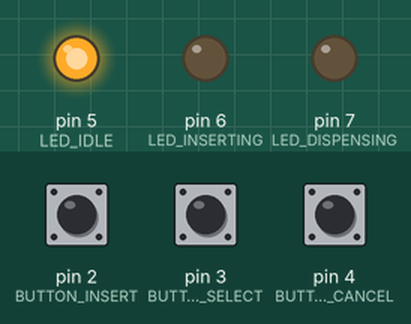
Recording of a sketch running on a simulated Arduino Uno, built with avr-gcc and run on an emulated ATmega328P. On the bench: output pins drawn as LEDs (lit = HIGH). Dashed ring = blinking. The inputs (shaded band) are chosen by the test bench; at power-on: pin 2 (BUTTON_INSERT) LOW, pin 3 (BUTTON_SELECT) LOW, pin 4 (BUTTON_CANCEL) LOW. What the sketch prints to the serial monitor is not drawn.

Above: at 1.4 s.
1.5 s: pin 2 (BUTTON_INSERT) pulled HIGH for 0.15 s
At 2.5 s:
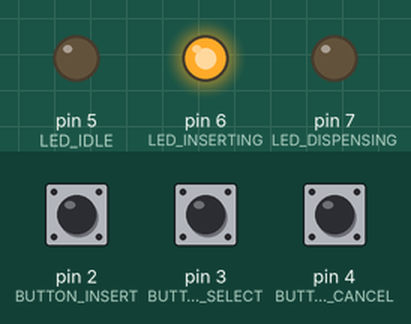
3.1 s: pin 3 (BUTTON_SELECT) pulled HIGH for 0.15 s
At 4.1 s:
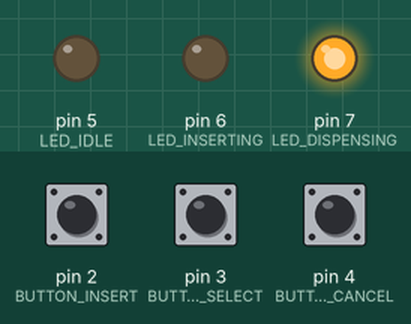
6.2 s: pin 2 (BUTTON_INSERT) pulled HIGH for 1 s
At 7.3 s:
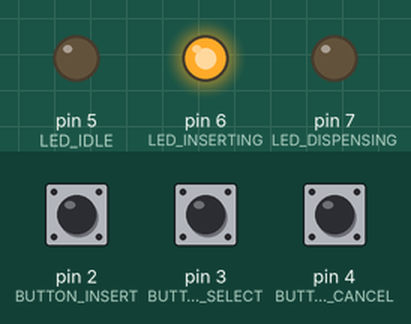
8.7 s: pin 4 (BUTTON_CANCEL) pulled HIGH for 0.15 s
At 9.9 s:
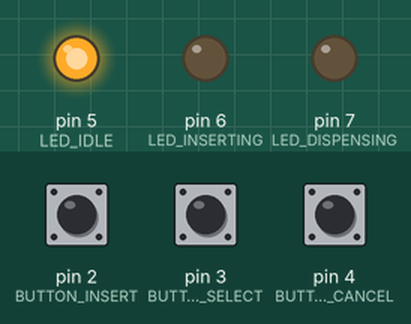
10.3 s: pin 2 (BUTTON_INSERT) pulled HIGH for 3.2 s
At 11.7 s:
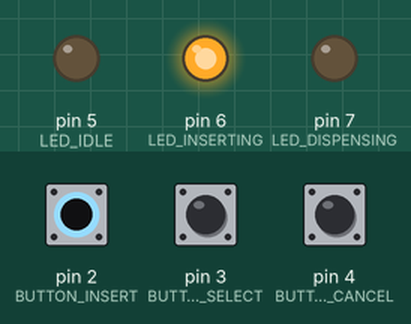
15.0 s: pin 2 (BUTTON_INSERT) driven HIGH and pin 4 (BUTTON_CANCEL) driven HIGH
At 16.1 s:
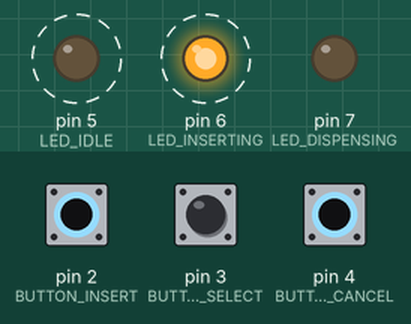
Timing chart, 0 to 19.0 s (numbered marks = the images above; inputs shaded):
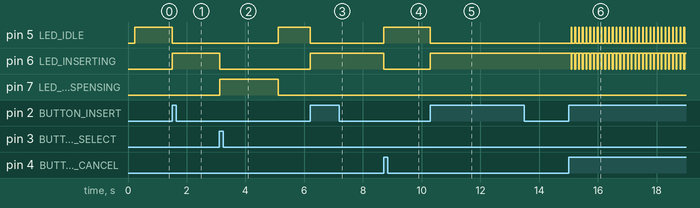

The sketch:

q18.ino
```cpp
#include <Arduino.h>

// Pin definitions
const int BUTTON_INSERT = 2;   // Insert Coin button
const int BUTTON_SELECT = 3;   // Select Item button
const int BUTTON_CANCEL = 4;   // Cancel button

const int LED_IDLE = 5;        // LED for IDLE state
const int LED_INSERTING = 6;   // LED for COIN_INSERTED state
const int LED_DISPENSING = 7;  // LED for DISPENSING state

// FSM states
enum State {
  IDLE,
  COIN_INSERTED,
  ITEM_SELECTED,
  DISPENSING
};

// State variables
State current_state = IDLE;
unsigned long state_start_time = 0;
unsigned long button_press_times[3] = {0, 0, 0};
bool button_pressed[3] = {false, false, false};

// Dispensing timing
const unsigned long DISPENSING_DURATION = 2000; // 2 seconds to dispense

void setup() {
  // Initialize button pins as inputs
  pinMode(BUTTON_INSERT, INPUT);
  pinMode(BUTTON_SELECT, INPUT);
  pinMode(BUTTON_CANCEL, INPUT);

  // Initialize LED pins as outputs
  pinMode(LED_IDLE, OUTPUT);
  pinMode(LED_INSERTING, OUTPUT);
  pinMode(LED_DISPENSING, OUTPUT);

  // Initialize Serial for state tracking
  Serial.begin(9600);
  Serial.println("===== Vending Machine FSM Started =====");
  Serial.println("States: IDLE → COIN_INSERTED → ITEM_SELECTED → DISPENSING → IDLE");
  Serial.println("Buttons: INSERT_COIN (pin 2), SELECT_ITEM (pin 3), CANCEL (pin 4)");
  Serial.println("LEDs: IDLE (pin 5), INSERTING (pin 6), DISPENSING (pin 7)");
  Serial.println("========================================");

  // Set initial state
  current_state = IDLE;
  state_start_time = millis();
  update_leds();
  Serial.println("STATE: *** → IDLE");
}

void loop() {
  unsigned long current_time = millis();

  // Non-blocking button reading (3 buttons)
  read_buttons(current_time);

  // Check for CANCEL button press (can cancel from any state)
  if (button_pressed[2]) {
    button_pressed[2] = false;
    if (current_state != IDLE) {
      Serial.println("[CANCEL] Returning to IDLE");
      current_state = IDLE;
      state_start_time = current_time;
      update_leds();
    }
  }

  // FSM state machine
  switch (current_state) {
    case IDLE:
      if (button_pressed[0]) {
        // Insert Coin button pressed
        button_pressed[0] = false;
        current_state = COIN_INSERTED;
        state_start_time = current_time;
        update_leds();
        Serial.print("STATE: IDLE → COIN_INSERTED | Time: ");
        Serial.print(current_time);
        Serial.println(" ms");
      }
      break;

    case COIN_INSERTED:
      if (button_pressed[1]) {
        // Select Item button pressed
        button_pressed[1] = false;
        current_state = ITEM_SELECTED;
        state_start_time = current_time;
        update_leds();
        Serial.print("STATE: COIN_INSERTED → ITEM_SELECTED | Time: ");
        Serial.print(current_time);
        Serial.println(" ms");
      }
      break;

    case ITEM_SELECTED:
      // Automatically transition to DISPENSING
      current_state = DISPENSING;
      state_start_time = current_time;
      update_leds();
      Serial.print("STATE: ITEM_SELECTED → DISPENSING (auto) | Time: ");
      Serial.print(current_time);
      Serial.println(" ms");
      break;

    case DISPENSING:
      // Check if dispensing is complete (2 seconds elapsed)
      if ((current_time - state_start_time) >= DISPENSING_DURATION) {
        current_state = IDLE;
        state_start_time = current_time;
        update_leds();
        Serial.print("STATE: DISPENSING → IDLE (complete) | Time: ");
        Serial.print(current_time);
        Serial.println(" ms");
        Serial.println("[ITEM DISPENSED]");
      } else {
        // Show dispensing progress
        unsigned long elapsed = current_time - state_start_time;
        if (elapsed % 500 == 0) {
          Serial.print(".");
        }
      }
      break;
  }
}

// Non-blocking button reading with debounce
void read_buttons(unsigned long current_time) {
  // Button pins: 0=INSERT, 1=SELECT, 2=CANCEL
  int button_pins[3] = {BUTTON_INSERT, BUTTON_SELECT, BUTTON_CANCEL};

  for (int i = 0; i < 3; i++) {
    if (digitalRead(button_pins[i]) == HIGH && !button_pressed[i]) {
      // Button pressed, start debounce timer
      button_press_times[i] = current_time;
      button_pressed[i] = true;
    }
    else if (button_pressed[i] && (current_time - button_press_times[i] > 20)) {
      // Debounce complete, button press confirmed
      if (digitalRead(button_pins[i]) == LOW) {
        // Button released
        button_pressed[i] = false;
      }
    }
  }
}

// Update LEDs based on current state
void update_leds() {
  // Turn off all LEDs first
  digitalWrite(LED_IDLE, LOW);
  digitalWrite(LED_INSERTING, LOW);
  digitalWrite(LED_DISPENSING, LOW);

  // Turn on LED corresponding to current state
  switch (current_state) {
    case IDLE:
      digitalWrite(LED_IDLE, HIGH);
      Serial.println("[LED] IDLE light ON");
      break;
    case COIN_INSERTED:
      digitalWrite(LED_INSERTING, HIGH);
      Serial.println("[LED] INSERTING light ON");
      break;
    case ITEM_SELECTED:
      digitalWrite(LED_INSERTING, HIGH);
      Serial.println("[LED] INSERTING light ON");
      break;
    case DISPENSING:
      digitalWrite(LED_DISPENSING, HIGH);
      Serial.println("[LED] DISPENSING light ON");
      break;
  }
}
```

Measured:
- after the input at 1.5 s, pin 5 (LED_IDLE): HIGH → LOW at once; pin 6 (LED_INSERTING): LOW → HIGH at once
- after the input at 3.1 s, pin 5 (LED_IDLE): LOW → HIGH after 2.0 s; pin 6 (LED_INSERTING): HIGH → LOW at once; pin 7 (LED_DISPENSING): LOW → HIGH at once, → LOW 2.0 s later
- after the input at 6.2 s, pin 5 (LED_IDLE): HIGH → LOW at once; pin 6 (LED_INSERTING): LOW → HIGH at once
- after the input at 8.7 s, pin 5 (LED_IDLE): LOW → HIGH at once; pin 6 (LED_INSERTING): HIGH → LOW at once
- after the input at 10.3 s, pin 5 (LED_IDLE): HIGH → LOW at once; pin 6 (LED_INSERTING): LOW → HIGH at once
- after the input at 15.0 s, pin 5 (LED_IDLE): alternates HIGH for 0.02 s and LOW for 0.11 s, starting after 0.09 s; pin 6 (LED_INSERTING): alternates HIGH for 0.11 s and LOW for 0.02 s, starting after 0.09 s
